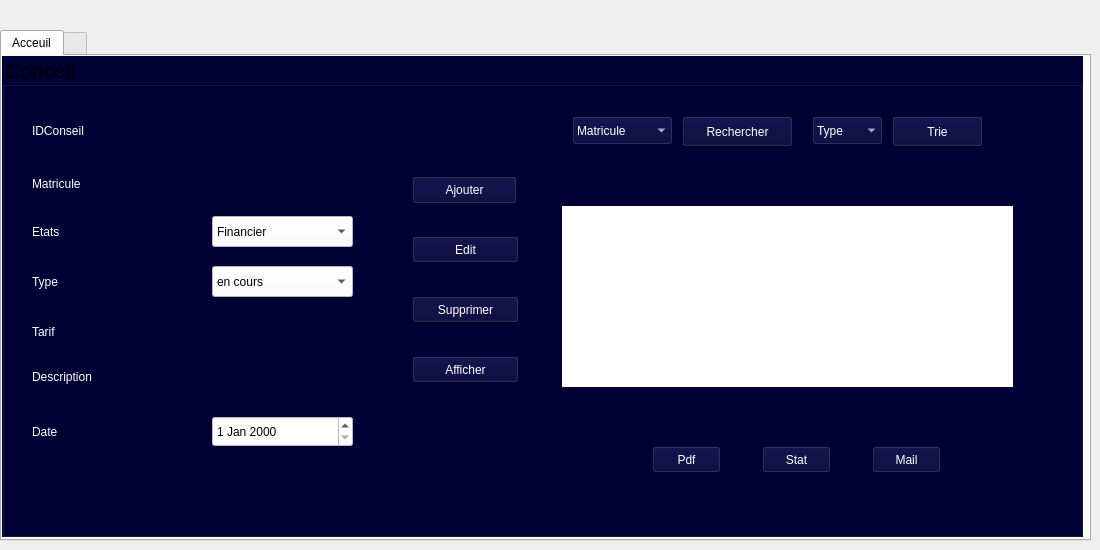
         <widget class="QWidget" name="page_3">
          <widget class="QTabWidget" name="tabWidget">
           <property name="geometry">
            <rect>
             <x>0</x>
             <y>30</y>
             <width>1091</width>
             <height>511</height>
            </rect>
           </property>
           <property name="styleSheet">
            <string notr="true">color: rgb(0, 0, 0);</string>
           </property>
           <property name="currentIndex">
            <number>0</number>
           </property>
           <widget class="QWidget" name="tab_4">
            <attribute name="title">
             <string>Acceuil</string>
            </attribute>
            <widget class="QGroupBox" name="groupBox">
             <property name="geometry">
              <rect>
               <x>0</x>
               <y>0</y>
               <width>1081</width>
               <height>481</height>
              </rect>
             </property>
             <property name="font">
              <font>
               <family>Arial</family>
               <pointsize>16</pointsize>
               <italic>false</italic>
               <bold>false</bold>
              </font>
             </property>
             <property name="styleSheet">
              <string notr="true">font: 16pt &quot;Arial&quot;;
background-color: rgb(0, 0, 53);



</string>
             </property>
             <property name="title">
              <string>Conceil</string>
             </property>
             <widget class="QPushButton" name="ajoutconseil">
              <property name="geometry">
               <rect>
                <x>410</x>
                <y>120</y>
                <width>105</width>
                <height>28</height>
               </rect>
              </property>
              <property name="styleSheet">
               <string notr="true">color: rgb(255, 255, 255);
font: 10pt &quot;Arial&quot;;</string>
              </property>
              <property name="text">
               <string>Ajouter</string>
              </property>
              <property name="icon">
               <iconset theme="QIcon::ThemeIcon::ListAdd"/>
              </property>
             </widget>
             <widget class="QWidget" name="metconseil" native="true">
              <property name="geometry">
               <rect>
                <x>560</x>
                <y>150</y>
                <width>451</width>
                <height>181</height>
               </rect>
              </property>
              <property name="styleSheet">
               <string notr="true">background-color: rgb(255, 255, 255);</string>
              </property>
             </widget>
             <widget class="QComboBox" name="rechconscob">
              <property name="geometry">
               <rect>
                <x>570</x>
                <y>60</y>
                <width>101</width>
                <height>29</height>
               </rect>
              </property>
              <property name="styleSheet">
               <string notr="true">color: rgb(255, 255, 255);
font: 10pt &quot;Arial&quot;;</string>
              </property>
              <item>
               <property name="text">
                <string>Matricule</string>
               </property>
              </item>
              <item>
               <property name="text">
                <string>Date</string>
               </property>
              </item>
              <item>
               <property name="text">
                <string>Etats</string>
               </property>
              </item>
             </widget>
             <widget class="QPushButton" name="recherconseil">
              <property name="geometry">
               <rect>
                <x>680</x>
                <y>60</y>
                <width>111</width>
                <height>31</height>
               </rect>
              </property>
              <property name="styleSheet">
               <string notr="true">color: rgb(255, 255, 255);
font: 10pt &quot;Arial&quot;;</string>
              </property>
              <property name="text">
               <string>Rechercher</string>
              </property>
              <property name="icon">
               <iconset theme="QIcon::ThemeIcon::SystemSearch"/>
              </property>
             </widget>
             <widget class="QComboBox" name="triconcob">
              <property name="geometry">
               <rect>
                <x>810</x>
                <y>60</y>
                <width>71</width>
                <height>29</height>
               </rect>
              </property>
              <property name="styleSheet">
               <string notr="true">color: rgb(255, 255, 255);
font: 10pt &quot;Arial&quot;;</string>
              </property>
              <item>
               <property name="text">
                <string>Type </string>
               </property>
              </item>
              <item>
               <property name="text">
                <string>Tarif</string>
               </property>
              </item>
              <item>
               <property name="text">
                <string>Date</string>
               </property>
              </item>
             </widget>
             <widget class="QPushButton" name="trieconseil">
              <property name="geometry">
               <rect>
                <x>890</x>
                <y>60</y>
                <width>91</width>
                <height>31</height>
               </rect>
              </property>
              <property name="styleSheet">
               <string notr="true">color: rgb(255, 255, 255);
font: 10pt &quot;Arial&quot;;</string>
              </property>
              <property name="text">
               <string>Trie</string>
              </property>
              <property name="icon">
               <iconset>
                <normaloff>../../../Downloads/téléchargement.png</normaloff>../../../Downloads/téléchargement.png</iconset>
              </property>
             </widget>
             <widget class="QPushButton" name="pdfconseil_2">
              <property name="geometry">
               <rect>
                <x>650</x>
                <y>390</y>
                <width>69</width>
                <height>27</height>
               </rect>
              </property>
              <property name="styleSheet">
               <string notr="true">color: rgb(255, 255, 255);
font: 10pt &quot;Arial&quot;;</string>
              </property>
              <property name="text">
               <string>Pdf</string>
              </property>
              <property name="icon">
               <iconset theme="QIcon::ThemeIcon::MailAttachment"/>
              </property>
             </widget>
             <widget class="QPushButton" name="statconseil_2">
              <property name="geometry">
               <rect>
                <x>760</x>
                <y>390</y>
                <width>69</width>
                <height>27</height>
               </rect>
              </property>
              <property name="styleSheet">
               <string notr="true">color: rgb(255, 255, 255);
font: 10pt &quot;Arial&quot;;</string>
              </property>
              <property name="text">
               <string>Stat</string>
              </property>
              <property name="icon">
               <iconset>
                <normaloff>../../../Downloads/images.jpg</normaloff>../../../Downloads/images.jpg</iconset>
              </property>
             </widget>
             <widget class="QPushButton" name="mailconseil_2">
              <property name="geometry">
               <rect>
                <x>870</x>
                <y>390</y>
                <width>69</width>
                <height>27</height>
               </rect>
              </property>
              <property name="styleSheet">
               <string notr="true">color: rgb(255, 255, 255);
font: 10pt &quot;Arial&quot;;</string>
              </property>
              <property name="text">
               <string>Mail</string>
              </property>
              <property name="icon">
               <iconset theme="QIcon::ThemeIcon::MailMarkRead"/>
              </property>
             </widget>
             <widget class="QLabel" name="labidcon">
              <property name="geometry">
               <rect>
                <x>30</x>
                <y>60</y>
                <width>88</width>
                <height>29</height>
               </rect>
              </property>
              <property name="styleSheet">
               <string notr="true">color: rgb(255, 255, 255);
font: 10pt &quot;Arial&quot;;</string>
              </property>
              <property name="text">
               <string>IDConseil</string>
              </property>
             </widget>
             <widget class="QLabel" name="labmatcon">
              <property name="geometry">
               <rect>
                <x>30</x>
                <y>110</y>
                <width>88</width>
                <height>35</height>
               </rect>
              </property>
              <property name="styleSheet">
               <string notr="true">
color: rgb(255, 255, 255);
font: 10pt &quot;Arial&quot;;</string>
              </property>
              <property name="text">
               <string>Matricule</string>
              </property>
             </widget>
             <widget class="QLabel" name="labetcon">
              <property name="geometry">
               <rect>
                <x>30</x>
                <y>160</y>
                <width>88</width>
                <height>31</height>
               </rect>
              </property>
              <property name="styleSheet">
               <string notr="true">color: rgb(255, 255, 255);
font: 10pt &quot;Arial&quot;;</string>
              </property>
              <property name="text">
               <string>Etats</string>
              </property>
             </widget>
             <widget class="QLabel" name="labtycon">
              <property name="geometry">
               <rect>
                <x>30</x>
                <y>210</y>
                <width>88</width>
                <height>31</height>
               </rect>
              </property>
              <property name="styleSheet">
               <string notr="true">color: rgb(255, 255, 255);
font: 10pt &quot;Arial&quot;;</string>
              </property>
              <property name="text">
               <string>Type </string>
              </property>
             </widget>
             <widget class="QLabel" name="labtarcons">
              <property name="geometry">
               <rect>
                <x>30</x>
                <y>260</y>
                <width>88</width>
                <height>31</height>
               </rect>
              </property>
              <property name="styleSheet">
               <string notr="true">color: rgb(255, 255, 255);
font: 10pt &quot;Arial&quot;;</string>
              </property>
              <property name="text">
               <string>Tarif </string>
              </property>
             </widget>
             <widget class="QLabel" name="labdescons">
              <property name="geometry">
               <rect>
                <x>30</x>
                <y>300</y>
                <width>88</width>
                <height>41</height>
               </rect>
              </property>
              <property name="styleSheet">
               <string notr="true">color: rgb(255, 255, 255);
font: 10pt &quot;Arial&quot;;</string>
              </property>
              <property name="text">
               <string>Description </string>
              </property>
             </widget>
             <widget class="QLabel" name="labdatcon">
              <property name="geometry">
               <rect>
                <x>30</x>
                <y>360</y>
                <width>88</width>
                <height>31</height>
               </rect>
              </property>
              <property name="styleSheet">
               <string notr="true">color: rgb(255, 255, 255);
font: 10pt &quot;Arial&quot;;</string>
              </property>
              <property name="text">
               <string>Date </string>
              </property>
              <property name="openExternalLinks">
               <bool>false</bool>
              </property>
             </widget>
             <widget class="QComboBox" name="etatconseil">
              <property name="geometry">
               <rect>
                <x>210</x>
                <y>160</y>
                <width>141</width>
                <height>31</height>
               </rect>
              </property>
              <property name="styleSheet">
               <string notr="true">background-color: rgb(255, 255, 255);
color: rgb(0, 0, 0);
font: 12pt &quot;Arial&quot;;</string>
              </property>
              <item>
               <property name="text">
                <string>Financier</string>
               </property>
              </item>
              <item>
               <property name="text">
                <string>RH</string>
               </property>
              </item>
              <item>
               <property name="text">
                <string>Stratégie</string>
               </property>
              </item>
              <item>
               <property name="text">
                <string>etc</string>
               </property>
              </item>
             </widget>
             <widget class="QComboBox" name="typeconseil">
              <property name="geometry">
               <rect>
                <x>210</x>
                <y>210</y>
                <width>141</width>
                <height>31</height>
               </rect>
              </property>
              <property name="styleSheet">
               <string notr="true">background-color: rgb(255, 255, 255);
color: rgb(0, 0, 0);
font: 12pt &quot;Arial&quot;;</string>
              </property>
              <item>
               <property name="text">
                <string>en cours</string>
               </property>
              </item>
              <item>
               <property name="text">
                <string>traitee</string>
               </property>
              </item>
              <item>
               <property name="text">
                <string>en attente</string>
               </property>
              </item>
             </widget>
             <widget class="QDateEdit" name="dateconseil">
              <property name="geometry">
               <rect>
                <x>210</x>
                <y>360</y>
                <width>141</width>
                <height>31</height>
               </rect>
              </property>
              <property name="styleSheet">
               <string notr="true">background-color: rgb(255, 255, 255);
color: rgb(0, 0, 0);
font: 12pt &quot;Arial&quot;;</string>
              </property>
             </widget>
             <widget class="QLineEdit" name="lineEditID_2">
              <property name="geometry">
               <rect>
                <x>210</x>
                <y>60</y>
                <width>141</width>
                <height>31</height>
               </rect>
              </property>
              <property name="styleSheet">
               <string notr="true">QLineEdit {
    background-color: #F5F5F5;
    border-radius: 8px;
    padding: 8px;
    border: 1px solid #B0BEC5;
    font-size: 14px;
}background-color: rgb(255, 255, 255);
</string>
              </property>
             </widget>
             <widget class="QLineEdit" name="lineEditID_3">
              <property name="geometry">
               <rect>
                <x>210</x>
                <y>110</y>
                <width>141</width>
                <height>31</height>
               </rect>
              </property>
              <property name="styleSheet">
               <string notr="true">QLineEdit {
    background-color: #F5F5F5;
    border-radius: 8px;
    padding: 8px;
    border: 1px solid #B0BEC5;
    font-size: 14px;
}background-color: rgb(255, 255, 255);
</string>
              </property>
             </widget>
             <widget class="QLineEdit" name="lineEditID_4">
              <property name="geometry">
               <rect>
                <x>210</x>
                <y>260</y>
                <width>141</width>
                <height>31</height>
               </rect>
              </property>
              <property name="styleSheet">
               <string notr="true">QLineEdit {
    background-color: #F5F5F5;
    border-radius: 8px;
    padding: 8px;
    border: 1px solid #B0BEC5;
    font-size: 14px;
}background-color: rgb(255, 255, 255);
</string>
              </property>
             </widget>
             <widget class="QLineEdit" name="lineEditID_5">
              <property name="geometry">
               <rect>
                <x>210</x>
                <y>310</y>
                <width>141</width>
                <height>31</height>
               </rect>
              </property>
              <property name="styleSheet">
               <string notr="true">QLineEdit {
    background-color: #F5F5F5;
    border-radius: 8px;
    padding: 8px;
    border: 1px solid #B0BEC5;
    font-size: 14px;
}background-color: rgb(255, 255, 255);
</string>
              </property>
             </widget>
             <widget class="QPushButton" name="editconseil">
              <property name="geometry">
               <rect>
                <x>410</x>
                <y>180</y>
                <width>107</width>
                <height>27</height>
               </rect>
              </property>
              <property name="styleSheet">
               <string notr="true">color: rgb(255, 255, 255);
font: 10pt &quot;Arial&quot;;</string>
              </property>
              <property name="text">
               <string>Edit</string>
              </property>
              <property name="icon">
               <iconset theme="QIcon::ThemeIcon::MailMessageNew"/>
              </property>
             </widget>
             <widget class="QPushButton" name="suppconseil">
              <property name="geometry">
               <rect>
                <x>410</x>
                <y>240</y>
                <width>107</width>
                <height>27</height>
               </rect>
              </property>
              <property name="styleSheet">
               <string notr="true">color: rgb(255, 255, 255);
font: 10pt &quot;Arial&quot;;</string>
              </property>
              <property name="text">
               <string>Supprimer</string>
              </property>
              <property name="icon">
               <iconset theme="QIcon::ThemeIcon::EditDelete"/>
              </property>
             </widget>
             <widget class="QPushButton" name="affconseil">
              <property name="geometry">
               <rect>
                <x>410</x>
                <y>300</y>
                <width>107</width>
                <height>27</height>
               </rect>
              </property>
              <property name="styleSheet">
               <string notr="true">color: rgb(255, 255, 255);
font: 10pt &quot;Arial&quot;;</string>
              </property>
              <property name="text">
               <string>Afficher</string>
              </property>
              <property name="icon">
               <iconset theme="QIcon::ThemeIcon::FormatJustifyLeft"/>
              </property>
             </widget>
            </widget>
           </widget>
           <widget class="QWidget" name="tab_5">
            <attribute name="title">
             <string/>
            </attribute>
           </widget>
          </widget>
         </widget>
